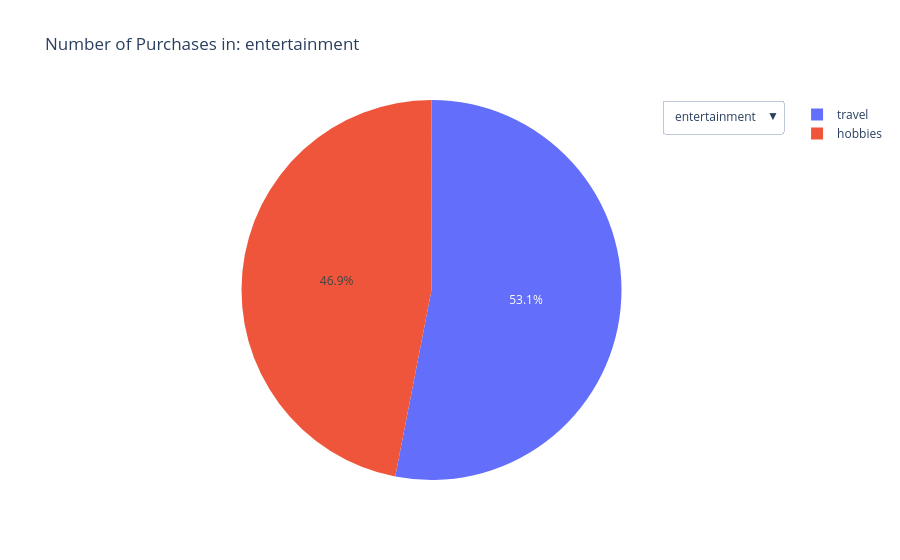

Notebook cell for this chart:
### Code cell
grouped_amount = pie_df.groupby(["Category", "Subcategory"])["Amount"].sum().reset_index(name="total")

categories = grouped_amount["Category"].unique()

fig = go.Figure()

for i, category in enumerate(categories):
    category_df = grouped_amount[grouped_amount["Category"] == category]

    fig.add_trace(

        go.Pie(
            labels = category_df["Subcategory"],
            values = category_df["total"],
            name = category,
            visible = (i == 0),
            hovertemplate = "%{label}: $%{value}<extra></extra>"
        )

    )

fig.update_layout(

    updatemenus=[

        dict(
            buttons = [
                dict(
                    label = category,
                    method = "update",
                    args = [
                        {"visible": [j == i for j in range(len(categories))]},
                        {"title": f"Number of Purchases in: {category}"}
                    ]
                )
                for i, category in enumerate(categories)
            ],
            direction = "down",
            x = 1,
            y = 1,
        )

    ],
    title = f"Number of Purchases in: {categories[0]}"
)

fig.show()

### Figure 1 — Plotly figure (JSON) as saved in the notebook; plotly's stock layout.template omitted (floating-point values rounded to 4 significant figures)
{"data": [{"hovertemplate": "%{label}: $%{value}<extra></extra>", "labels": ["hobbies", "travel"], "name": "entertainment", "type": "pie", "values": [261.9, 296.0], "visible": true}, {"hovertemplate": "%{label}: $%{value}<extra></extra>", "labels": ["groceries", "restaurants"], "name": "food", "type": "pie", "values": [100.7, 493.9], "visible": false}, {"hovertemplate": "%{label}: $%{value}<extra></extra>", "labels": ["debt repayment", "investment"], "name": "future", "type": "pie", "values": [103.1, 187.1], "visible": false}, {"hovertemplate": "%{label}: $%{value}<extra></extra>", "labels": ["gym", "mental", "salon"], "name": "health", "type": "pie", "values": [173.0, 329.6, 165.1], "visible": false}, {"hovertemplate": "%{label}: $%{value}<extra></extra>", "labels": ["housing", "mortgage/rent", "repairs"], "name": "housing", "type": "pie", "values": [114.1, 141.7, 207.2], "visible": false}, {"hovertemplate": "%{label}: $%{value}<extra></extra>", "labels": ["life", "personal"], "name": "insurance", "type": "pie", "values": [287.3, 57.91], "visible": false}, {"hovertemplate": "%{label}: $%{value}<extra></extra>", "labels": ["donations", "pets", "school supplies", "taxes"], "name": "miscellaneous", "type": "pie", "values": [496.1, 165.2, 421.7, 124.5], "visible": false}, {"hovertemplate": "%{label}: $%{value}<extra></extra>", "labels": ["nonconsumable"], "name": "supplies", "type": "pie", "values": [110.8], "visible": false}, {"hovertemplate": "%{label}: $%{value}<extra></extra>", "labels": ["gas", "insurance", "maintenence", "parking", "registration"], "name": "transportation", "type": "pie", "values": [85.06, 176.3, 755.4, 220.6, 34.55], "visible": false}, {"hovertemplate": "%{label}: $%{value}<extra></extra>", "labels": ["electricity", "garbage", "phone"], "name": "utilities", "type": "pie", "values": [362.0, 52.38, 505.5], "visible": false}], "layout": {"title": {"text": "Number of Purchases in: entertainment"}, "updatemenus": [{"buttons": [{"args": [{"visible": [true, false, false, false, false, false, false, false, false, false]}, {"title": "Number of Purchases in: entertainment"}], "label": "entertainment", "method": "update"}, {"args": [{"visible": [false, true, false, false, false, false, false, false, false, false]}, {"title": "Number of Purchases in: food"}], "label": "food", "method": "update"}, {"args": [{"visible": [false, false, true, false, false, false, false, false, false, false]}, {"title": "Number of Purchases in: future"}], "label": "future", "method": "update"}, {"args": [{"visible": [false, false, false, true, false, false, false, false, false, false]}, {"title": "Number of Purchases in: health"}], "label": "health", "method": "update"}, {"args": [{"visible": [false, false, false, false, true, false, false, false, false, false]}, {"title": "Number of Purchases in: housing"}], "label": "housing", "method": "update"}, {"args": [{"visible": [false, false, false, false, false, true, false, false, false, false]}, {"title": "Number of Purchases in: insurance"}], "label": "insurance", "method": "update"}, {"args": [{"visible": [false, false, false, false, false, false, true, false, false, false]}, {"title": "Number of Purchases in: miscellaneous"}], "label": "miscellaneous", "method": "update"}, {"args": [{"visible": [false, false, false, false, false, false, false, true, false, false]}, {"title": "Number of Purchases in: supplies"}], "label": "supplies", "method": "update"}, {"args": [{"visible": [false, false, false, false, false, false, false, false, true, false]}, {"title": "Number of Purchases in: transportation"}], "label": "transportation", "method": "update"}, {"args": [{"visible": [false, false, false, false, false, false, false, false, false, true]}, {"title": "Number of Purchases in: utilities"}], "label": "utilities", "method": "update"}], "direction": "down", "x": 1, "y": 1}]}}
